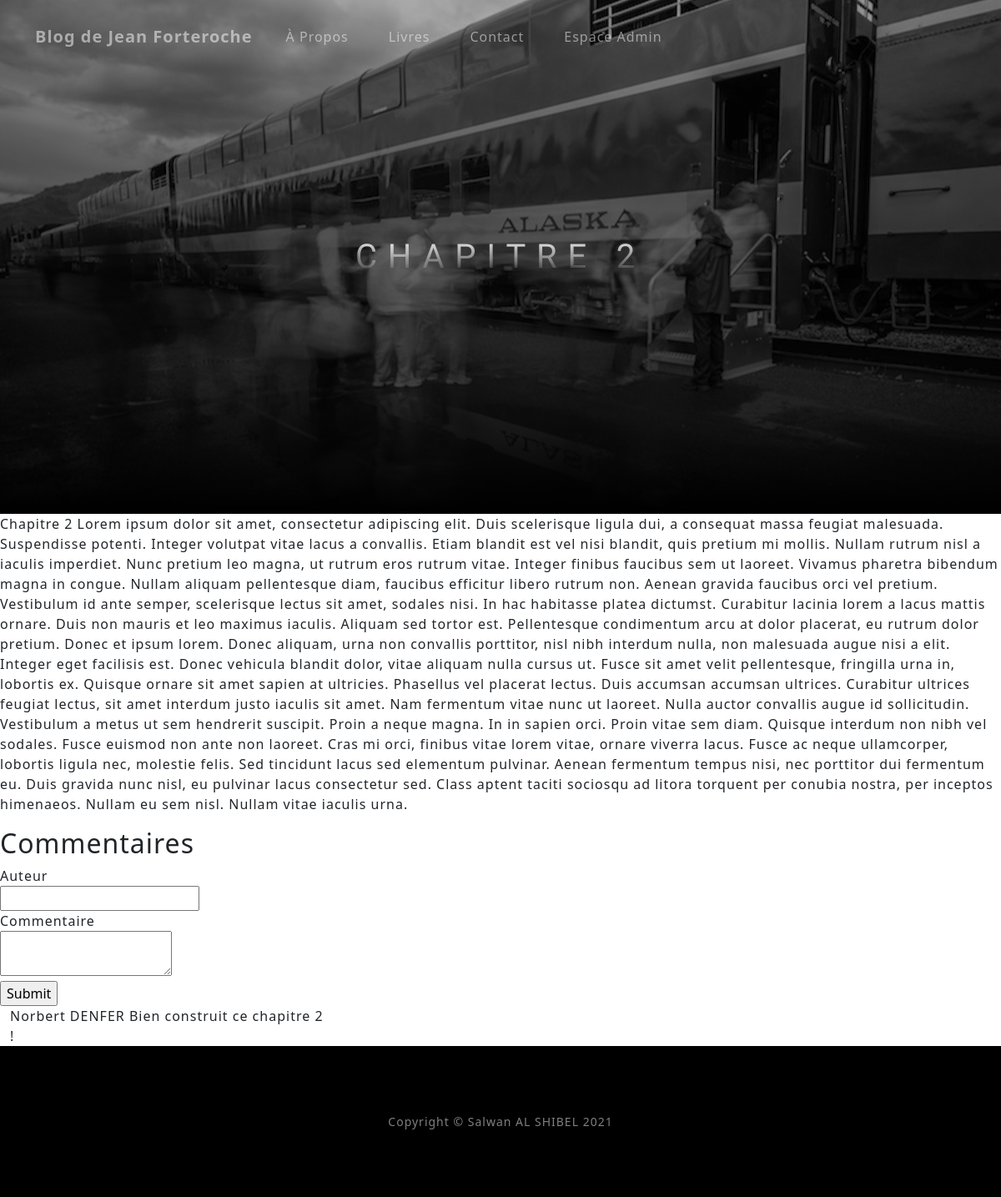
/articles/chapitre/2, run on the app's committed database.
### tables this page shows
CREATE TABLE IF NOT EXISTS `posts` (
  `id` int NOT NULL AUTO_INCREMENT,
  `create_date` datetime NOT NULL DEFAULT CURRENT_TIMESTAMP,
  `title` varchar(255) NOT NULL,
  `content` text NOT NULL,
  PRIMARY KEY (`id`)
);

CREATE TABLE IF NOT EXISTS `comments` (
  `id` int NOT NULL AUTO_INCREMENT,
  `name` varchar(255) NOT NULL,
  `create_date` datetime NOT NULL DEFAULT CURRENT_TIMESTAMP,
  `comment` text NOT NULL,
  `post_id` int NOT NULL,
  PRIMARY KEY (`id`)
);

### app/controllers/ArticlesController.php (called while the page is built, shortened)
<?php
class ArticlesController extends Controller
{
    public function chapitre($URLparams3){
        $article = $this->ModelArticles->findByChapterID($URLparams3);
        $comments = $this->ModelComments->findCommentsByPostID($URLparams3);
        $this->render('chapitre', compact('article', 'comments'));
    }
}

### index.php (called while the page is built, shortened)
<?php
    require_once (ROOT.'app/models/ModelMain.php');
    $router = new Router();
    $router->requestRoute();
?>

### app/models/ModelArticles.php (called while the page is built, shortened)
<?php
class ModelArticles extends ModelMain{
    public function __construct(){
        $this->table = "posts";
    }
    public function findByChapterID($id){
        $sql = "SELECT * FROM ". $this->table ." WHERE id=" .$id;
        return parent::queryAndfetch($sql);
    }
}

### app/models/ModelMain.php (called while the page is built, shortened)
<?php
abstract class ModelMain
{
    private $host = "localhost";
    private $db_name = "jf_alaska";
    private $username = "root";
    private $password = "";
    protected $_connection;
    public function getConnection(){
        $this->_connection = null;
        try{
            $this->_connection = new PDO('mysql:host='.$this->host.';dbname='.$this->db_name, $this->username, $this->password);
            $this->_connection->exec('set names utf8');
        }catch(PDOException $exception){
            echo 'Erreur : '. $exception->getMessage();
        }
    }
    public function queryAndfetch($sql){
        $query = $this->_connection->prepare($sql);
        $query->execute();
        return $query->fetch();
    }
}

### app/models/ModelComments.php (called while the page is built, shortened)
<?php
class ModelComments extends ModelMain{
    public function __construct(){
        $this->table = "comments";
    }
    public function findCommentsByPostID($postID){
        $sql = "SELECT * FROM ". $this->table ." WHERE post_id=" .$postID;
        $query = $this->_connection->prepare($sql);
        $query->execute();
        return $query->fetchAll();
    }
}

### app/views/chapitre.php (the view, shortened to what this page needs)
<header class="chaptershead">
    <div class="container d-flex h-100 align-items-center">
        <div class="mx-auto text-center">
            <h1 class="mx-auto my-5 text-uppercase "><?=$article['title']?></h1>
        </div>
    </div>
</header>
<p><?=$article['content']?></p>
<h2>Commentaires</h2>
<form method="post" action="<?php echo $article['id'] ?>">
    <div>
        <label for="name">Auteur</label><br />
        <input type="text" id="name" name="name" />
    </div>
    <div>
        <label for="comment">Commentaire</label><br />
        <textarea id="comment" name="comment"></textarea>
    </div>
    <div>
        <input type="submit" />
    </div>
</form>
<div class="container-xxl">
    <div class="row">
        <?php foreach($comments as $comment): ?>
            <div class="col-lg-4">
                <?=$comment['name']?>
                <?=$comment['comment']?>
            </div>
        <?php endforeach; ?>
    </div>
</div>

### public/css/style.css (style rules this page uses)
body { letter-spacing: 0.0625em; }
.chaptershead { position: relative; width: 100%; height: auto; min-height: 35rem; padding: 15rem 0; background: linear-gradient(to bottom, rgba(0, 0, 0, 0.3) 0%, rgba(0, 0, 0, 0.7) 75%, #000000 100%), url("/public/images/alaska4.jpg"); background-position: center; background-repeat: no-repeat; background-attachment: scroll; background-size: cover; }
.chaptershead h1 { font-family: "Varela Round", -apple-system, BlinkMacSystemFont, "Segoe UI", Roboto, "Helvetica Neue", Arial, sans-serif, "Apple Color Emoji", "Segoe UI Emoji", "Segoe UI Symbol", "Noto Color Emoji"; font-size: 2.5rem; line-height: 2.5rem; letter-spacing: 0.8rem; background: linear-gradient(rgba(255, 255, 255, 0.9), rgba(255, 255, 255, 0)); -webkit-text-fill-color: transparent; -webkit-background-clip: text; background-clip: text; }

### data on the page
posts: title "CHAPITRE 2", content "Chapitre 2 Lorem ipsum dolor sit amet, consectetur adipiscing elit. Duis scelerisque ligula dui, a consequat massa feugiat malesuada. Suspendisse potenti. Integer volutpat vitae lacus a convallis. Etiam blandit est vel nisi blandit, quis pretium mi mollis. Nullam rutrum nisl a iaculis imperdiet. Nunc pretium leo magna, ut rutrum eros rutrum vitae. Integer finibus faucibus sem ut laoreet. Vivamus pharetra bibendum magna in congue. Nullam aliquam pellentesque diam, faucibus efficitur libero rutrum non. Aenean gravida faucibus orci vel pretium. Vestibulum id ante semper, scelerisque lectus sit amet, sodales nisi. In hac habitasse platea dictumst. Curabitur lacinia lorem a lacus mattis ornare.…"
comments: name "Norbert DENFER", comment "Bien construit ce chapitre 2 !"
